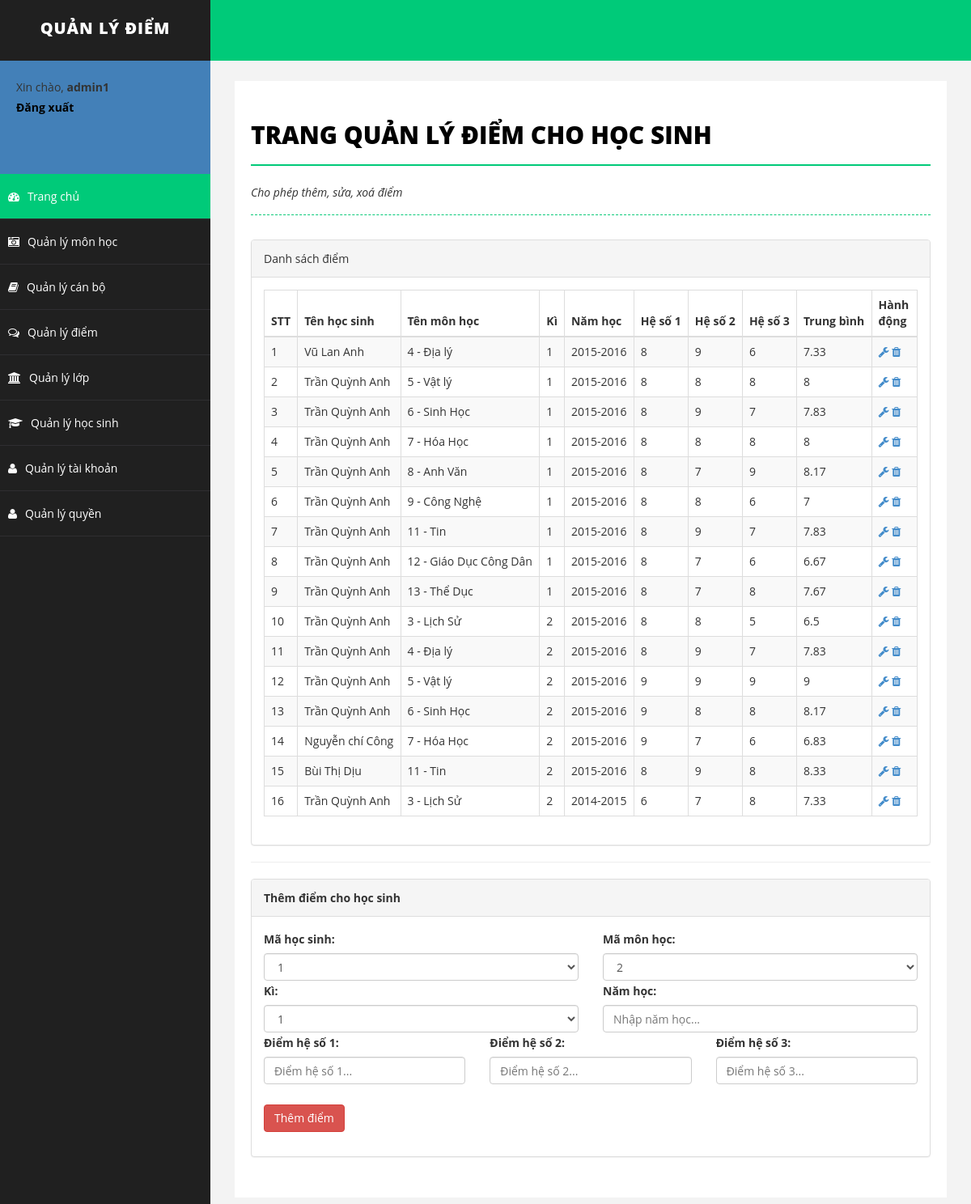
The page /admin/index.php?trang=diem (signed in) on the database its author committed.
### tables this page shows
CREATE TABLE IF NOT EXISTS `diem` (
  `d_madiem` int(11) NOT NULL AUTO_INCREMENT,
  `d_mahocsinh` int(11) NOT NULL,
  `d_mamonhoc` int(11) NOT NULL,
  `d_ki` int(2) NOT NULL,
  `d_namhoc` text NOT NULL,
  `d_heso1` float NOT NULL,
  `d_heso2` float NOT NULL,
  `d_heso3` float NOT NULL,
  `d_trungbinh` float NOT NULL,
  PRIMARY KEY (`d_madiem`)
);

CREATE TABLE IF NOT EXISTS `hocsinh` (
  `hs_mahs` int(11) NOT NULL AUTO_INCREMENT,
  `hs_malop` int(11) NOT NULL,
  `hs_hoten` text NOT NULL,
  `hs_ngaysinh` date NOT NULL,
  `hs_diachi` text NOT NULL,
  `hs_gioitinh` tinyint(1) NOT NULL,
  `hs_sdt` int(12) NOT NULL,
  PRIMARY KEY (`hs_mahs`)
);

CREATE TABLE IF NOT EXISTS `monhoc` (
  `mh_mamonhoc` int(11) NOT NULL AUTO_INCREMENT,
  `mh_tenmonhoc` text NOT NULL,
  `mh_magiaovien` int(11) NOT NULL,
  PRIMARY KEY (`mh_mamonhoc`)
);

### admin/include/qldiem.php (the view, shortened to what this page needs)
<div id="wrapper">
           <div id="page-inner">
               <div class="row">
                   <div class="col-md-12">
                       <h1 class="page-head-line">Trang quản lý điểm cho học sinh</h1>
                       <h1 class="page-subhead-line">Cho phép thêm, sửa, xoá điểm</h1>
                   </div>
               </div>
               <div class="row">
                   <div class="col-md-12">
                      <div class="panel panel-default">
                       <div class="panel-heading">
                          Danh sách điểm
                       </div>
                       <div class="panel-body">
					<table class="table table-striped table-bordered table-hover">
					<thead>
						<tr>
							<th>STT</th>
							<th>Tên học sinh</th>
							<th>Tên môn học</th>
							<th>Kì</th>
							<th>Năm học</th>
							<th>Hệ số 1</th>
							<th>Hệ số 2</th>
							<th>Hệ số 3</th>
							<th>Trung bình</th>
							<th>Hành động</th>
						</tr>
					</thead>
					<tbody>
						<?php
							$i=1;
							$sql = "select * from diem as d join hocsinh as hs on d.d_mahocsinh=hs.hs_mahs join monhoc as mh on d.d_mamonhoc=mh.mh_mamonhoc;";
							$kq=mysql_query($sql);
							while($row=mysql_fetch_array($kq)){
						?>
						<tr>
							<td style="width:3%"><?php echo $i++; ?></td>
							<td><?php echo $row['hs_hoten']; ?></td>
							<td><?php echo $row['mh_mamonhoc']." - ".$row['mh_tenmonhoc']; ?></td>
							<td><?php echo $row['d_ki']; ?></td>
							<td><?php echo $row['d_namhoc']; ?></td>
							<td><?php echo $row['d_heso1']; ?></td>
							<td><?php echo $row['d_heso2']; ?></td>
							<td><?php echo $row['d_heso3']; ?></td>
							<td><?php echo $row['d_trungbinh']; ?></td>
							<td style="width:7%">
								<a href="?trang=diem&action=modify&id=<?php echo $row['d_madiem']; ?>"><i class="fa fa-wrench"></i></a>
								<a href="?trang=diem&action=delete&id=<?php echo $row['d_madiem']; ?>"><i class="fa fa-trash"></i></a>
							</td>
						</tr>
						<?php
							}
						?>
					</tbody>
				</table>
                   </div>
			   </div>
			   <hr>
				<div class="panel panel-default">
                       <div class="panel-heading">
                          <strong>Thêm điểm cho học sinh</strong>
                       </div>
                       <div class="panel-body">
                           <form class="form-group" method="POST" action="include/themmoidiem.php">
							<div class="row">
								<div class="col-md-6">
									<label>Mã học sinh:</label>
									<select name="mahocsinh" class="form-control">
									<?php
										$sqlhocsinh="select hs_mahs from hocsinh";
										$kqhocsinh=mysql_query($sqlhocsinh);
										while($dshocsinh=mysql_fetch_array($kqhocsinh)){
									?>
									<option value="<?php echo $dshocsinh['hs_mahs']; ?>"><?php echo $dshocsinh['hs_mahs']; ?></option>
									<?php
										}
									?>
									</select>
									<label>Kì:</label>
									<select name="ki" class="form-control">
										<option value="1">1</option>
									</select>
								</div>
								<div class="col-md-6">
									<label>Mã môn học:</label>
									<select name="mamonhoc" class="form-control">
									<?php
										$sqlmonhoc="select mh_mamonhoc from monhoc";
										$kqmonhoc=mysql_query($sqlmonhoc);
										while($dsmonhoc=mysql_fetch_array($kqmonhoc)){
									?>
									<option value="<?php echo $dsmonhoc['mh_mamonhoc']; ?>"><?php echo $dsmonhoc['mh_mamonhoc']; ?></option>
									<?php
										}
									?>
									</select>
									<label>Năm học:</label>
									<input class="form-control" name="namhoc" placeholder="Nhập năm học..." />
								</div>
								<div class="col-md-4">
									<label>Điểm hệ số 1:</label>
									<input class="form-control" name="heso1" placeholder="Điểm hệ số 1..." />
								</div>
								<div class="col-md-4">
									<label>Điểm hệ số 2:</label>
									<input class="form-control" name="heso2" placeholder="Điểm hệ số 2..." />
								</div>
								<div class="col-md-4">
									<label>Điểm hệ số 3:</label>
									<input class="form-control" name="heso3" placeholder="Điểm hệ số 3..." />
								</div>
							</div>
							<input type="submit" value="Thêm điểm" class="btn btn-danger" />
						</form>
					</div>
				</div>
			</div>
               </div>
           </div>
   </div>

### admin/assets/css/basic.css (style rules this page uses)
body { font-family: 'Open Sans', 'Calibri','Times New Roman'; line-height:25px; }
#wrapper { width: 100%; background: #202020; }
#page-inner { width: 100%; margin: 10px 20px 10px 0px; background-color: #fff!important; padding: 10px; min-height: 1200px; }
.page-head-line { font-size: 30px; text-transform: uppercase; color: #000; font-weight: 800; padding-bottom: 20px; border-bottom: 2px solid #00CA79; margin-bottom: 10px; }
.page-subhead-line { font-size: 14px; padding-top: 5px; padding-bottom: 20px; font-style:italic; margin-bottom:30px; border-bottom:1px dashed #00CA79; }

### rows shown on the page
diem: hocsinh.hs_hoten "Vũ Lan Anh", monhoc.mh_mamonhoc "4", monhoc.mh_tenmonhoc "Địa lý", d_ki "1", d_namhoc "2015-2016", d_heso1 "8", d_heso2 "9", d_heso3 "6", d_trungbinh "7.33"
diem: hocsinh.hs_hoten "Trần Quỳnh Anh", monhoc.mh_mamonhoc "5", monhoc.mh_tenmonhoc "Vật lý", d_ki "1", d_namhoc "2015-2016", d_heso1 "8", d_heso2 "8", d_heso3 "8", d_trungbinh "8"
diem: hocsinh.hs_hoten "Trần Quỳnh Anh", monhoc.mh_mamonhoc "6", monhoc.mh_tenmonhoc "Sinh Học", d_ki "1", d_namhoc "2015-2016", d_heso1 "8", d_heso2 "9", d_heso3 "7", d_trungbinh "7.83"
diem: hocsinh.hs_hoten "Trần Quỳnh Anh", monhoc.mh_mamonhoc "7", monhoc.mh_tenmonhoc "Hóa Học", d_ki "1", d_namhoc "2015-2016", d_heso1 "8", d_heso2 "8", d_heso3 "8", d_trungbinh "8"
diem: hocsinh.hs_hoten "Trần Quỳnh Anh", monhoc.mh_mamonhoc "8", monhoc.mh_tenmonhoc "Anh Văn", d_ki "1", d_namhoc "2015-2016", d_heso1 "8", d_heso2 "7", d_heso3 "9", d_trungbinh "8.17"
diem: hocsinh.hs_hoten "Trần Quỳnh Anh", monhoc.mh_mamonhoc "9", monhoc.mh_tenmonhoc "Công Nghệ", d_ki "1", d_namhoc "2015-2016", d_heso1 "8", d_heso2 "8", d_heso3 "6", d_trungbinh "7"
diem: hocsinh.hs_hoten "Trần Quỳnh Anh", monhoc.mh_mamonhoc "11", monhoc.mh_tenmonhoc "Tin", d_ki "1", d_namhoc "2015-2016", d_heso1 "8", d_heso2 "9", d_heso3 "7", d_trungbinh "7.83"
diem: hocsinh.hs_hoten "Trần Quỳnh Anh", monhoc.mh_mamonhoc "12", monhoc.mh_tenmonhoc "Giáo Dục Công Dân", d_ki "1", d_namhoc "2015-2016", d_heso1 "8", d_heso2 "7", d_heso3 "6", d_trungbinh "6.67"
diem: hocsinh.hs_hoten "Trần Quỳnh Anh", monhoc.mh_mamonhoc "13", monhoc.mh_tenmonhoc "Thể Dục", d_ki "1", d_namhoc "2015-2016", d_heso1 "8", d_heso2 "7", d_heso3 "8", d_trungbinh "7.67"
diem: hocsinh.hs_hoten "Trần Quỳnh Anh", monhoc.mh_mamonhoc "3", monhoc.mh_tenmonhoc "Lịch Sử", d_ki "2", d_namhoc "2015-2016", d_heso1 "8", d_heso2 "8", d_heso3 "5", d_trungbinh "6.5"
diem: hocsinh.hs_hoten "Trần Quỳnh Anh", monhoc.mh_mamonhoc "4", monhoc.mh_tenmonhoc "Địa lý", d_ki "2", d_namhoc "2015-2016", d_heso1 "8", d_heso2 "9", d_heso3 "7", d_trungbinh "7.83"
diem: hocsinh.hs_hoten "Trần Quỳnh Anh", monhoc.mh_mamonhoc "5", monhoc.mh_tenmonhoc "Vật lý", d_ki "2", d_namhoc "2015-2016", d_heso1 "9", d_heso2 "9", d_heso3 "9", d_trungbinh "9"
diem: hocsinh.hs_hoten "Trần Quỳnh Anh", monhoc.mh_mamonhoc "6", monhoc.mh_tenmonhoc "Sinh Học", d_ki "2", d_namhoc "2015-2016", d_heso1 "9", d_heso2 "8", d_heso3 "8", d_trungbinh "8.17"
diem: hocsinh.hs_hoten "Nguyễn chí Công", monhoc.mh_mamonhoc "7", monhoc.mh_tenmonhoc "Hóa Học", d_ki "2", d_namhoc "2015-2016", d_heso1 "9", d_heso2 "7", d_heso3 "6", d_trungbinh "6.83"
diem: hocsinh.hs_hoten "Bùi Thị Dịu", monhoc.mh_mamonhoc "11", monhoc.mh_tenmonhoc "Tin", d_ki "2", d_namhoc "2015-2016", d_heso1 "8", d_heso2 "9", d_heso3 "8", d_trungbinh "8.33"
diem: hocsinh.hs_hoten "Trần Quỳnh Anh", monhoc.mh_mamonhoc "3", monhoc.mh_tenmonhoc "Lịch Sử", d_ki "2", d_namhoc "2014-2015", d_heso1 "6", d_heso2 "7", d_heso3 "8", d_trungbinh "7.33"

### other values the page prints
$_SESSION['username'] "admin1"
form field mahocsinh "1"
form field mamonhoc "2"
